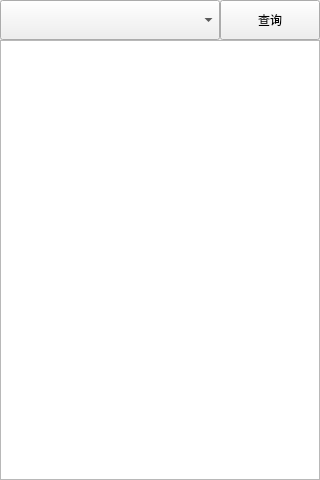
<?xml version="1.0" encoding="UTF-8"?>
<ui version="4.0">
 <class>QqueryWidget</class>
 <widget class="QWidget" name="QqueryWidget">
  <property name="geometry">
   <rect>
    <x>0</x>
    <y>0</y>
    <width>320</width>
    <height>480</height>
   </rect>
  </property>
  <property name="windowTitle">
   <string>Form</string>
  </property>
  <widget class="QComboBox" name="QtableCbb">
   <property name="geometry">
    <rect>
     <x>0</x>
     <y>0</y>
     <width>220</width>
     <height>40</height>
    </rect>
   </property>
  </widget>
  <widget class="QPushButton" name="QqueryBt">
   <property name="geometry">
    <rect>
     <x>220</x>
     <y>0</y>
     <width>100</width>
     <height>40</height>
    </rect>
   </property>
   <property name="text">
    <string>查询</string>
   </property>
  </widget>
  <widget class="QTableView" name="QdataView">
   <property name="geometry">
    <rect>
     <x>0</x>
     <y>40</y>
     <width>320</width>
     <height>440</height>
    </rect>
   </property>
  </widget>
 </widget>
 <resources/>
 <connections/>
</ui>
